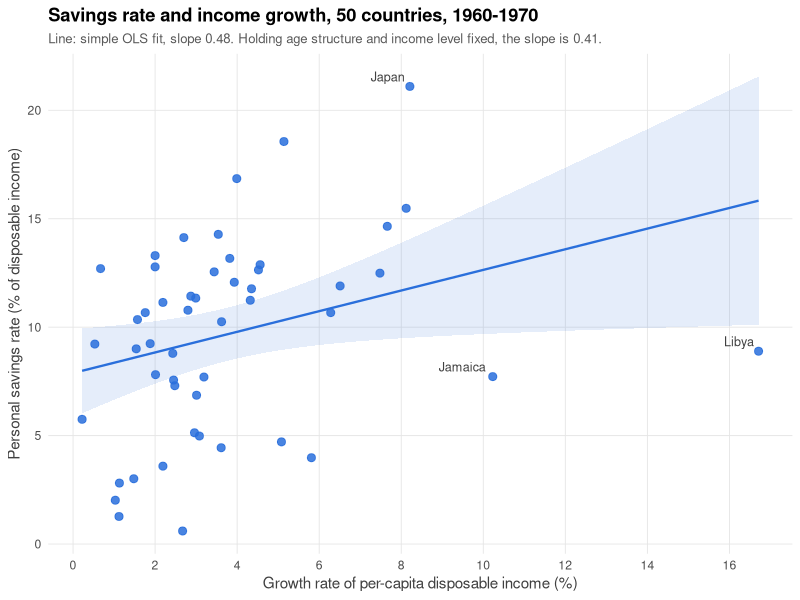

Generate this figure with R:
# Life-cycle savings regression (Modigliani / Belsley, Kuh & Welsch data)
# sr = aggregate personal savings / disposable income, 1960-1970 averages
# pop15, pop75 = % of population under 15 / over 75
# dpi = real per-capita disposable income (US$), ddpi = its growth rate (%)

# ==== BLOCK: setup ====
library(ggplot2)
# ==== END BLOCK ====

# ==== BLOCK: data DEPS: setup ====
d <- LifeCycleSavings
d$country <- rownames(d)
rownames(d) <- NULL

# Checks: 50 countries, no missing values, no duplicated countries,
# all values within plausible ranges. Nothing needs to be dropped.
stopifnot(nrow(d) == 50, !anyNA(d), !anyDuplicated(d$country))
stopifnot(all(d$sr >= 0 & d$sr <= 100),
          all(d$pop15 + d$pop75 <= 100),
          all(d$dpi > 0))

# Libya's income growth (16.7%) is far outside the rest (next: Jamaica 10.2).
# It stays in the main sample; the fit without it is reported as a check.
d$libya <- d$country == "Libya"
# ==== END BLOCK ====

# ==== BLOCK: regression DEPS: data ====
fit      <- lm(sr ~ pop15 + pop75 + dpi + ddpi, data = d)
fit_nolb <- update(fit, subset = !libya)

print(summary(fit))
cat("\nWithout Libya:\n")
print(round(coef(summary(fit_nolb)), 4))

b    <- coef(fit)
b_nl <- coef(fit_nolb)
# ==== END BLOCK ====

# ==== BLOCK: figure DEPS: regression ====
fit_biv <- lm(sr ~ ddpi, data = d)

p <- ggplot(d, aes(ddpi, sr)) +
  geom_smooth(method = "lm", formula = y ~ x, se = TRUE,
              colour = "#2A6FDB", fill = "#2A6FDB", alpha = 0.12,
              linewidth = 0.8) +
  geom_point(size = 2.4, colour = "#2A6FDB", alpha = 0.85,
             stroke = 0.5, shape = 21, fill = "#2A6FDB") +
  geom_text(data = subset(d, libya | country %in% c("Japan", "Jamaica")),
            aes(label = country), hjust = 1.15, vjust = -0.5,
            size = 3.2, colour = "grey25") +
  scale_x_continuous(breaks = seq(0, 16, 2)) +
  labs(x = "Growth rate of per-capita disposable income (%)",
       y = "Personal savings rate (% of disposable income)",
       title = "Savings rate and income growth, 50 countries, 1960-1970",
       subtitle = sprintf(paste0(
         "Line: simple OLS fit, slope %.2f. ",
         "Holding age structure and income level fixed, the slope is %.2f."),
         coef(fit_biv)[2], b["ddpi"])) +
  theme_minimal(base_size = 11) +
  theme(panel.grid.minor = element_blank(),
        panel.grid.major = element_line(colour = "grey90", linewidth = 0.3),
        plot.title = element_text(face = "bold"),
        plot.subtitle = element_text(colour = "grey35", size = 9.5),
        axis.title = element_text(colour = "grey25"),
        plot.background = element_rect(fill = "white", colour = NA))

ggsave("savings_growth.png", p, width = 7.5, height = 5, dpi = 200)
# ==== END BLOCK ====

# ==== BLOCK: summary DEPS: regression ====
txt <- sprintf(paste0(
  "In %d countries over 1960-1970, households saved more where incomes were growing ",
  "faster: each extra percentage point of annual income growth went with a savings ",
  "rate about %.1f points higher, comparing countries with similar age profiles and ",
  "income levels (%.1f points if Libya, an extreme case of fast growth, is left out). ",
  "Countries with more children saved less: 10 more percentage points of the ",
  "population under 15 went with a savings rate about %.1f points lower, as the ",
  "life-cycle theory predicts, while the share over 75 and the level of income ",
  "had no clear effect. ",
  "These factors explain about a third (%.0f%%) of the differences in savings rates, ",
  "which averaged %.1f%% of disposable income.\n"),
  nobs(fit), b["ddpi"], b_nl["ddpi"], -10 * b["pop15"],
  100 * summary(fit)$r.squared, mean(d$sr))

writeLines(c("# Life-cycle savings regression", "", txt), "summary.md")
# ==== END BLOCK ====
